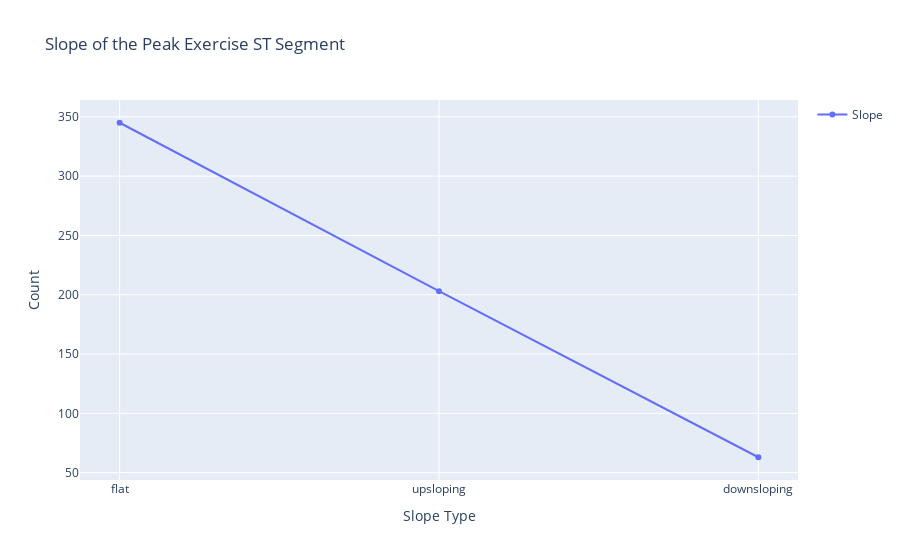

Notebook code for this chart:
### Markdown cell above
### **Let's Visualize slope**

### Code cell
import plotly.graph_objects as go

# Data
slope_data = {
    "flat": 345,
    "upsloping": 203,
    "downsloping": 63
}

# Create the figure
fig = go.Figure()

# Add a scatter plot (line plot)
fig.add_trace(go.Scatter(x=list(slope_data.keys()), y=list(slope_data.values()), mode='lines+markers', name='Slope'))

# Customize the plot
fig.update_layout(
    title="Slope of the Peak Exercise ST Segment",
    xaxis_title="Slope Type",
    yaxis_title="Count",
    showlegend=True
)

# Show the plot
fig.show()

### Figure 1 — Plotly figure (JSON) as saved in the notebook; plotly's stock layout.template omitted (floating-point values rounded to 4 significant figures)
{"data": [{"mode": "lines+markers", "name": "Slope", "type": "scatter", "x": ["flat", "upsloping", "downsloping"], "y": [345, 203, 63]}], "layout": {"showlegend": true, "title": {"text": "Slope of the Peak Exercise ST Segment"}, "xaxis": {"title": {"text": "Slope Type"}}, "yaxis": {"title": {"text": "Count"}}}}
